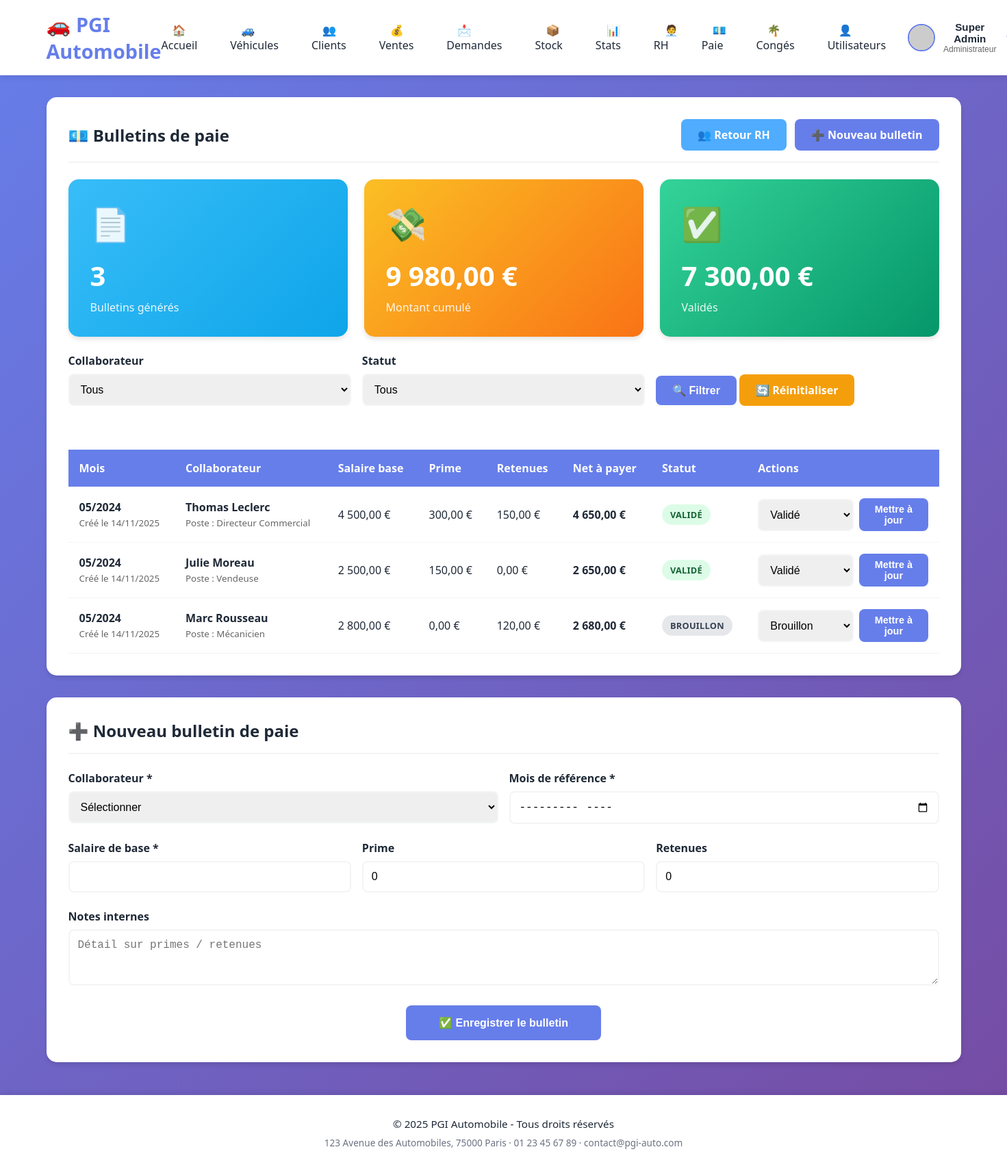
The app's page /modules/rh/paie.php (signed in) with its own data.
### tables this page shows
CREATE TABLE IF NOT EXISTS bulletins_paie (
    id INT PRIMARY KEY AUTO_INCREMENT,
    personnel_id INT NOT NULL,
    mois_reference DATE NOT NULL,
    salaire_base DECIMAL(10,2) NOT NULL,
    prime DECIMAL(10,2) DEFAULT 0,
    deductions DECIMAL(10,2) DEFAULT 0,
    net_a_payer DECIMAL(10,2) NOT NULL,
    statut ENUM('brouillon', 'valide') DEFAULT 'brouillon',
    notes TEXT NULL,
    created_at TIMESTAMP DEFAULT CURRENT_TIMESTAMP,
    updated_at TIMESTAMP DEFAULT CURRENT_TIMESTAMP ON UPDATE CURRENT_TIMESTAMP,
    FOREIGN KEY (personnel_id) REFERENCES personnel(id) ON DELETE CASCADE
);

CREATE TABLE IF NOT EXISTS personnel (
    id INT PRIMARY KEY AUTO_INCREMENT,
    nom VARCHAR(50) NOT NULL,
    prenom VARCHAR(50) NOT NULL,
    poste VARCHAR(50),
    salaire DECIMAL(10,2),
    email VARCHAR(100),
    telephone VARCHAR(20),
    date_embauche DATE,
    statut ENUM('actif', 'conge', 'inactif') DEFAULT 'actif',
    created_at TIMESTAMP DEFAULT CURRENT_TIMESTAMP
);

### config/auth.php (called while the page is built, shortened)
<?php
function hasPermission($module, $action) {
    $role = $_SESSION['role'] ?? null;
    if ($role === 'admin') {
        return true;
    }
    return roleHasDefaultPermission($role, $module, $action);
}
?>

### config/database.php (called while the page is built, shortened)
<?php
function escape($data) {
    return htmlspecialchars($data, ENT_QUOTES, 'UTF-8');
}
function formatDate($date) {
    return date('d/m/Y', strtotime($date));
}
?>

### modules/rh/paie.php (the view, shortened to what this page needs)
<?php
include '../../includes/header.php';
$canCreate = hasPermission('paie', 'create');
$canUpdate = hasPermission('paie', 'update');
$conditions = [];
$params = [];
$whereClause = count($conditions) > 0 ? 'WHERE ' . implode(' AND ', $conditions) : '';
$stats = $pdo->query("
    SELECT
        COUNT(*) AS total,
        SUM(net_a_payer) AS masse,
        SUM(CASE WHEN statut = 'valide' THEN net_a_payer ELSE 0 END) AS valides
    FROM bulletins_paie
")->fetch();
$sql = "
    SELECT b.*, p.nom, p.prenom, p.poste
    FROM bulletins_paie b
    JOIN personnel p ON b.personnel_id = p.id
    $whereClause
    ORDER BY b.mois_reference DESC
";
$stmt = $pdo->prepare($sql);
$stmt->execute($params);
$bulletins = $stmt->fetchAll();
$statusClasses = [
    'brouillon' => 'status-badge status-brouillon',
    'valide' => 'status-badge status-valide'
];
$statusLabels = [
    'brouillon' => 'Brouillon',
    'valide' => 'Validé'
];
?>
<div class="card">
    <div class="card-header">
        <h2 class="card-title">💶 Bulletins de paie</h2>
        <div style="display: flex; gap: 0.75rem;">
            <a href="liste.php" class="btn btn-secondary">👥 Retour RH</a>
            <?php if ($canCreate): ?><a href="#form-paie" class="btn btn-primary">➕ Nouveau bulletin</a><?php endif; ?>
        </div>
    </div>
    <div class="stats-grid" style="margin-bottom: 1.5rem;">
        <div class="stat-card" style="background: linear-gradient(135deg, #38bdf8 0%, #0ea5e9 100%);">
            <div class="stat-icon">📄</div>
            <div class="stat-value"><?php echo $stats['total'] ?? 0; ?></div>
            <div class="stat-label">Bulletins générés</div>
        </div>
        <div class="stat-card" style="background: linear-gradient(135deg, #fbbf24 0%, #f97316 100%);">
            <div class="stat-icon">💸</div>
            <div class="stat-value"><?php echo number_format($stats['masse'] ?? 0, 2, ',', ' '); ?> €</div>
            <div class="stat-label">Montant cumulé</div>
        </div>
        <div class="stat-card" style="background: linear-gradient(135deg, #34d399 0%, #059669 100%);">
            <div class="stat-icon">✅</div>
            <div class="stat-value"><?php echo number_format($stats['valides'] ?? 0, 2, ',', ' '); ?> €</div>
            <div class="stat-label">Validés</div>
        </div>
    </div>
    <form method="GET" style="margin-bottom: 1.5rem;">
        <div class="form-row" style="align-items: flex-end;">
            <div class="form-group">
                <label>Collaborateur</label>
                <select name="personnel_id" class="form-control">
                    <option value="">Tous</option>
                </select>
            </div>
            <div class="form-group">
                <label>Statut</label>
                <select name="statut" class="form-control">
                    <option value="">Tous</option>
                </select>
            </div>
            <div class="form-group">
                <button type="submit" class="btn btn-primary">🔍 Filtrer</button>
                <a href="paie.php" class="btn btn-warning">🔄 Réinitialiser</a>
            </div>
        </div>
    </form>
    <div class="table-responsive">
        <table>
            <thead>
                <tr>
                    <th>Mois</th>
                    <th>Collaborateur</th>
                    <th>Salaire base</th>
                    <th>Prime</th>
                    <th>Retenues</th>
                    <th>Net à payer</th>
                    <th>Statut</th>
                    <?php if ($canUpdate): ?><th>Actions</th><?php endif; ?>
                </tr>
            </thead>
            <tbody>
                <?php if (count($bulletins) === 0): ?>
                    <tr>
                        <td colspan="<?php echo $canUpdate ? 8 : 7; ?>" style="text-align:center; color:#666; padding:2rem;">Aucun bulletin de paie trouvé</td>
                    </tr>
                <?php else: ?>
                    <?php foreach ($bulletins as $bulletin): ?>
                        <tr>
                            <td>
                                <strong><?php echo date('m/Y', strtotime($bulletin['mois_reference'])); ?></strong><br>
                                <small style="color:#666;">Créé le <?php echo formatDate($bulletin['created_at']); ?></small>
                            </td>
                            <td>
                                <strong><?php echo escape($bulletin['prenom'] . ' ' . $bulletin['nom']); ?></strong><br>
                                <small style="color:#666;">Poste : <?php echo escape($bulletin['poste']); ?></small>
                            </td>
                            <td><?php echo number_format($bulletin['salaire_base'], 2, ',', ' '); ?> €</td>
                            <td><?php echo number_format($bulletin['prime'], 2, ',', ' '); ?> €</td>
                            <td><?php echo number_format($bulletin['deductions'], 2, ',', ' '); ?> €</td>
                            <td><strong><?php echo number_format($bulletin['net_a_payer'], 2, ',', ' '); ?> €</strong></td>
                            <td><span class="<?php echo $statusClasses[$bulletin['statut']] ?? 'status-badge'; ?>"><?php echo $statusLabels[$bulletin['statut']] ?? ucfirst($bulletin['statut']); ?></span></td>
                            <?php if ($canUpdate): ?>
                            <td>
                                <form method="POST" style="display:flex; gap:0.5rem; align-items:center;">
                                    <select name="statut" class="form-control" style="max-width: 140px;">
                                        <option value="brouillon" <?php echo $bulletin['statut'] === 'brouillon' ? 'selected' : ''; ?>>Brouillon</option>
                                        <option value="valide" <?php echo $bulletin['statut'] === 'valide' ? 'selected' : ''; ?>>Validé</option>
                                    </select>
                                    <button type="submit" class="btn btn-primary btn-sm">Mettre à jour</button>
                                </form>
                            </td>
                            <?php endif; ?>
                        </tr>
                    <?php endforeach; ?>
                <?php endif; ?>
            </tbody>
        </table>
    </div>
</div>
<?php if ($canCreate): ?>
<div class="card" id="form-paie" style="margin-top: 2rem;">
    <div class="card-header">
        <h2 class="card-title">➕ Nouveau bulletin de paie</h2>
    </div>
    <form method="POST">
        <div class="form-row">
            <div class="form-group">
                <label>Collaborateur *</label>
                <select name="personnel_id" class="form-control" required>
                    <option value="">Sélectionner</option>
                </select>
            </div>
            <div class="form-group">
                <label>Mois de référence *</label>
                <input type="month" name="mois_reference" class="form-control" required>
            </div>
        </div>
        <div class="form-row">
            <div class="form-group">
                <label>Salaire de base *</label>
                <input type="number" name="salaire_base" class="form-control" min="0" step="0.01" required>
            </div>
            <div class="form-group">
                <label>Prime</label>
                <input type="number" name="prime" class="form-control" min="0" step="0.01" value="0">
            </div>
            <div class="form-group">
                <label>Retenues</label>
                <input type="number" name="deductions" class="form-control" min="0" step="0.01" value="0">
            </div>
        </div>
        <div class="form-group">
            <label>Notes internes</label>
            <textarea name="notes" class="form-control" rows="3" placeholder="Détail sur primes / retenues"></textarea>
        </div>
        <div style="text-align: center; margin-top: 1.5rem;">
            <button type="submit" class="btn btn-primary" style="padding: 1rem 3rem;">✅ Enregistrer le bulletin</button>
        </div>
    </form>
</div>
<?php endif; ?>
<?php include '../../includes/footer.php'; ?>

### assets/css/style.css (style rules this page uses)
* { margin: 0; padding: 0; box-sizing: border-box; }
:root { --primary: #667eea; --primary-dark: #764ba2; --secondary: #4facfe; --success: #10b981; --danger: #ef4444; --warning: #f59e0b; --info: #17a2b8; --dark: #1f2937; --light: #f3f4f6; --white: #ffffff; --gradient-primary: linear-gradient(135deg, var(--primary) 0%, var(--primary-dark) 100%); --gradient-success: linear-gradient(135deg, #43e97b 0%, #38f9d7 100%); --gradient-info: linear-gradient(135deg, #4facfe 0%, #00f2fe 100%); --gradient-warning: linear-gradient(135deg, #fa709a 0%, #fee140 100%); --gray: #6b7280; --gray-light: #e5e7eb; --gray-dark: #374151; --text-primary: #333; --text-secondary: #666; --text-muted: #999; --border: #e0e0e0; --border-light: #f0f0f0; --border-dark: #ccc; --bg-light: #f8f9fa; --bg-white: #ffffff; }
body { font-family: 'Segoe UI', Tahoma, Geneva, Verdana, sans-serif; background: var(--gradient-primary); min-height: 100vh; color: var(--dark); }
.status-badge { display: inline-flex; align-items: center; gap: 0.25rem; padding: 0.35rem 0.75rem; border-radius: 999px; font-size: 0.8rem; font-weight: 600; text-transform: uppercase; letter-spacing: 0.02em; }
.status-brouillon { background: #e5e7eb; color: #374151; }
.status-valide { background: #dcfce7; color: #166534; }
.card { background: var(--white); border-radius: 15px; padding: 2rem; margin-bottom: 2rem; box-shadow: 0 4px 6px rgba(0,0,0,0.1); transition: transform 0.3s, box-shadow 0.3s; }
.card-header { display: flex; justify-content: space-between; align-items: center; margin-bottom: 1.5rem; padding-bottom: 1rem; border-bottom: 2px solid var(--light); }
.card-title { font-size: 1.5rem; color: var(--dark); display: flex; align-items: center; gap: 10px; }
.stats-grid { display: grid; grid-template-columns: repeat(auto-fit, minmax(250px, 1fr)); gap: 1.5rem; margin-bottom: 2rem; }
.stat-card { background: linear-gradient(135deg, var(--primary) 0%, var(--secondary) 100%); color: var(--white); padding: 2rem; border-radius: 15px; box-shadow: 0 4px 6px rgba(0,0,0,0.1); transition: transform 0.3s; }
.stat-icon { font-size: 3rem; margin-bottom: 1rem; opacity: 0.9; }
.stat-value { font-size: 2.5rem; font-weight: bold; margin-bottom: 0.5rem; }
.stat-label { font-size: 1rem; opacity: 0.9; }
.table-responsive { overflow-x: auto; }
table { width: 100%; border-collapse: collapse; margin-top: 1rem; }
thead { background: var(--primary); color: var(--white); }
th, td { padding: 1rem; text-align: left; border-bottom: 1px solid var(--light); }
tbody tr { transition: background 0.3s; }
.btn { display: inline-block; padding: 0.75rem 1.5rem; border: none; border-radius: 8px; font-size: 1rem; font-weight: 600; cursor: pointer; transition: all 0.3s; text-decoration: none; }
.btn-primary { background: var(--primary); color: var(--white); }
.btn-secondary { background: var(--secondary); color: var(--white); }
.btn-warning { background: var(--warning); color: var(--white); }
.btn-sm { padding: 0.5rem 1rem; font-size: 0.9rem; }
.form-group { margin-bottom: 1.5rem; }
.form-group label { display: block; margin-bottom: 0.5rem; font-weight: 600; color: var(--dark); }
.form-control { width: 100%; padding: 0.75rem; border: 2px solid var(--light); border-radius: 8px; font-size: 1rem; transition: border 0.3s; }
.form-row { display: grid; grid-template-columns: repeat(auto-fit, minmax(250px, 1fr)); gap: 1rem; }
.card { animation: fadeIn 0.5s ease-out; }

### records on screen
bulletins_paie: mois_reference "05/2024", created_at "14/11/2025", personnel.nom "Thomas Leclerc", personnel.poste "Directeur Commercial", salaire_base "4 500,00", prime "300,00", deductions "150,00", net_a_payer "4 650,00", statut "VALIDÉ", statut "Validé"
bulletins_paie: mois_reference "05/2024", created_at "14/11/2025", personnel.nom "Julie Moreau", personnel.poste "Vendeuse", salaire_base "2 500,00", prime "150,00", deductions "0,00", net_a_payer "2 650,00", statut "VALIDÉ", statut "Validé"
bulletins_paie: mois_reference "05/2024", created_at "14/11/2025", personnel.nom "Marc Rousseau", personnel.poste "Mécanicien", salaire_base "2 800,00", prime "0,00", deductions "120,00", net_a_payer "2 680,00", statut "BROUILLON", statut "Brouillon"

### other values on screen
$appName "PGI Automobile"
$link['label'] "🏠 Accueil"
$link['label'] "🚙 Véhicules"
$link['label'] "👥 Clients"
$link['label'] "💰 Ventes"
$link['label'] "📩 Demandes"
$link['label'] "📦 Stock"
$link['label'] "📊 Stats"
$link['label'] "🧑‍💼 RH"
$link['label'] "💶 Paie"
$link['label'] "🌴 Congés"
$link['label'] "👤 Utilisateurs"
getFullName() "Super Admin"
getRoleLabel() "Administrateur"
$stats['total'] "3"
